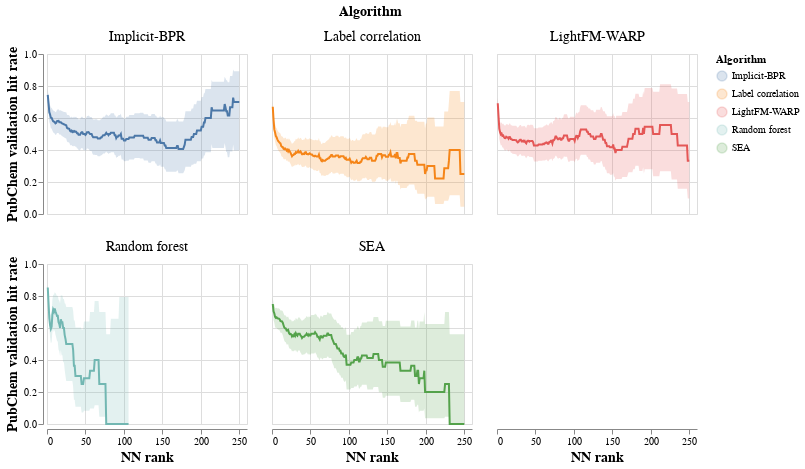

This figure's notebook cell:
### Code cell
line = alt.Chart(d).mark_line().encode(
    x=alt.X('NN rank',),#scale=alt.Scale(type='log'),),
    y=alt.Y('Rate', title='PubChem validation hit rate'),
    color=alt.Color('Algorithm')
)

band = line.mark_area(opacity=0.2).encode(
    x='NN rank',
    y=alt.Y('Low'),
    y2='High'
)

(band + line).properties(height=160, width=200).facet('Algorithm',columns=3).configure_axis(
    #labelFontSize=14,
    titleFontSize=14 
).configure_header(
    titleFontSize=14,
    labelFontSize=14
)#.save('./figures/hit_rate_vs_nn.html')

### Figure 1 — Vega-Lite specification as saved in the notebook (floating-point values rounded to 4 significant figures; data arrays with more than 128 entries replaced by an {"elided": "..."} marker saying what was removed)
{"config": {"view": {"continuousWidth": 400, "continuousHeight": 300}, "axis": {"titleFontSize": 14}, "header": {"labelFontSize": 14, "titleFontSize": 14}}, "data": {"name": "data-843a215bad3a900675f44ed308fff6f2"}, "facet": {"type": "nominal", "field": "Algorithm"}, "spec": {"layer": [{"mark": {"type": "area", "opacity": 0.2}, "encoding": {"color": {"type": "nominal", "field": "Algorithm"}, "x": {"type": "quantitative", "field": "NN rank"}, "y": {"type": "quantitative", "field": "Low"}, "y2": {"field": "High"}}}, {"mark": "line", "encoding": {"color": {"type": "nominal", "field": "Algorithm"}, "x": {"type": "quantitative", "field": "NN rank"}, "y": {"type": "quantitative", "field": "Rate", "title": "PubChem validation hit rate"}}}], "height": 160, "width": 200}, "columns": 3, "$schema": "https://vega.github.io/schema/vega-lite/v4.8.1.json", "datasets": {"data-843a215bad3a900675f44ed308fff6f2": {"elided": "1250 records"}}}
